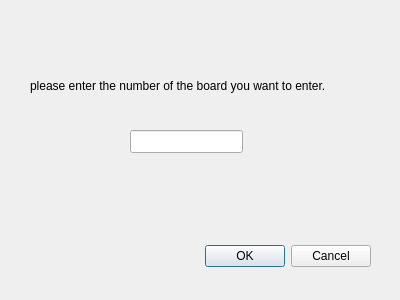
<?xml version="1.0" encoding="UTF-8"?>
<ui version="4.0">
 <class>enter_board</class>
 <widget class="QDialog" name="enter_board">
  <property name="geometry">
   <rect>
    <x>0</x>
    <y>0</y>
    <width>400</width>
    <height>300</height>
   </rect>
  </property>
  <property name="windowTitle">
   <string>Dialog</string>
  </property>
  <widget class="QDialogButtonBox" name="buttonBox">
   <property name="geometry">
    <rect>
     <x>30</x>
     <y>240</y>
     <width>341</width>
     <height>32</height>
    </rect>
   </property>
   <property name="orientation">
    <enum>Qt::Horizontal</enum>
   </property>
   <property name="standardButtons">
    <set>QDialogButtonBox::Cancel|QDialogButtonBox::Ok</set>
   </property>
  </widget>
  <widget class="QLineEdit" name="lineEdit">
   <property name="geometry">
    <rect>
     <x>130</x>
     <y>130</y>
     <width>113</width>
     <height>23</height>
    </rect>
   </property>
  </widget>
  <widget class="QLabel" name="label">
   <property name="geometry">
    <rect>
     <x>30</x>
     <y>70</y>
     <width>331</width>
     <height>31</height>
    </rect>
   </property>
   <property name="text">
    <string>please enter the number of the board you want to enter.</string>
   </property>
  </widget>
  <zorder>buttonBox</zorder>
  <zorder>label</zorder>
  <zorder>lineEdit</zorder>
  <zorder>lineEdit</zorder>
  <zorder>label</zorder>
  <zorder>lineEdit</zorder>
 </widget>
 <resources/>
 <connections>
  <connection>
   <sender>buttonBox</sender>
   <signal>accepted()</signal>
   <receiver>enter_board</receiver>
   <slot>accept()</slot>
   <hints>
    <hint type="sourcelabel">
     <x>248</x>
     <y>254</y>
    </hint>
    <hint type="destinationlabel">
     <x>157</x>
     <y>274</y>
    </hint>
   </hints>
  </connection>
  <connection>
   <sender>buttonBox</sender>
   <signal>rejected()</signal>
   <receiver>enter_board</receiver>
   <slot>reject()</slot>
   <hints>
    <hint type="sourcelabel">
     <x>316</x>
     <y>260</y>
    </hint>
    <hint type="destinationlabel">
     <x>286</x>
     <y>274</y>
    </hint>
   </hints>
  </connection>
 </connections>
</ui>
